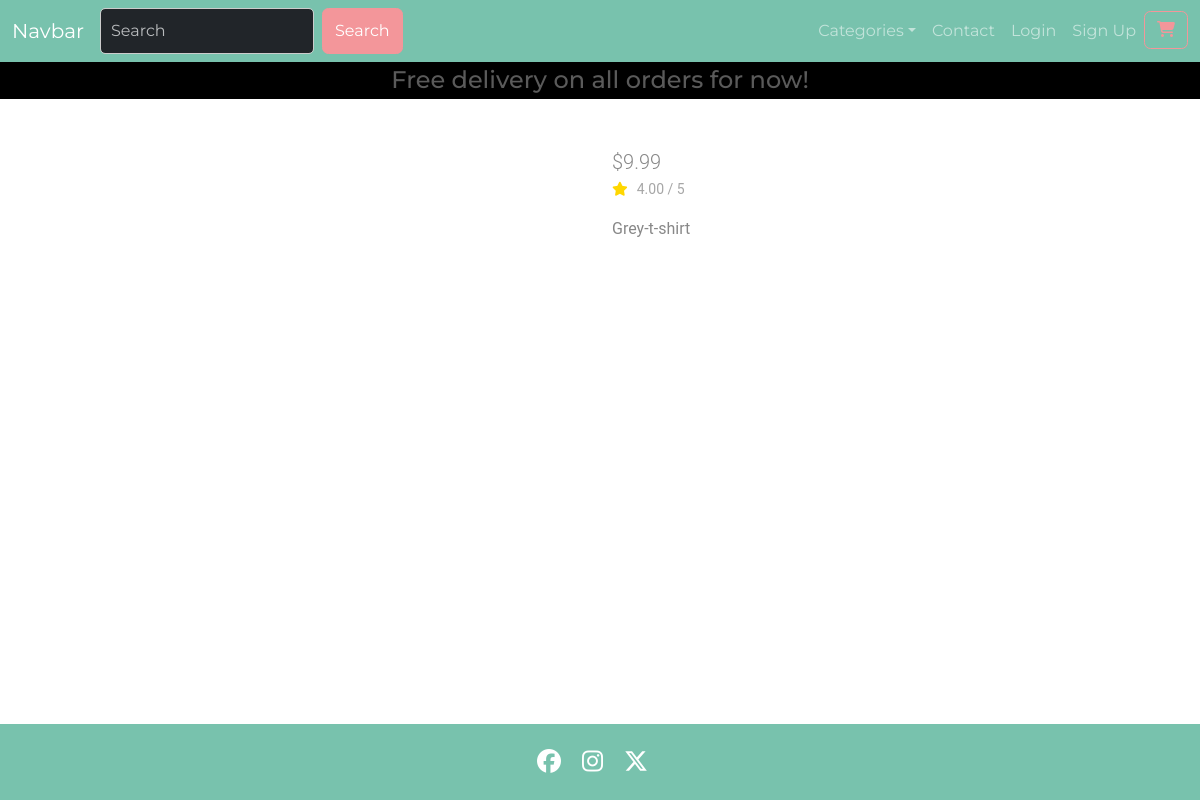
Page /3 on the committed database.
### products/models.py (models this page shows, shortened)
class Product(models.Model):
    category = models.ForeignKey(Category, related_name='products', on_delete=models.CASCADE, null=True)
    title = models.CharField(max_length=250)
    brand = models.CharField(max_length=250, default='un-branded')
    description = models.TextField()
    slug = models.SlugField(max_length=250)
    rating = models.DecimalField(max_digits=6, decimal_places=2, null=True, blank=True)
    price = models.DecimalField(max_digits=10, decimal_places=2,
                                validators=[MinValueValidator(0.1)])
    image = CloudinaryField('image', null=True, blank=True)
    class Meta:
        verbose_name_plural = "products"

### products/views.py (the view)
# urls.py: path('<product_id>', views.product_detail, name='product_detail'),
def product_detail(request, product_id):
    product = get_object_or_404(Product, pk=product_id)
    context = {
        'product': product,
    }
    return render(request, 'products/product_detail.html', context)

### products/templates/products/product_detail.html (shortened to what this page needs)
{% extends "base.html" %} {% load static %}  {% block content %}
<div class="container-fluid">
    <div class="row">
        <div class="col-12 col-md-6 col-lg-4 offset-lg-2">
            <div class="image-container my-5">
            </div>
        </div>
        <div class="col-12 col-md-6 col-lg-4">
            <div class="product-details-container mb-5 mt-md-5">
                <p class="lead mb-0 text-left font-weight-bold">
                    ${{ product.price }}
                </p>
                {% if product.rating %}
                <small class="text-muted"
                    ><i class="fas fa-star mr-1"></i>{{ product.rating }} /
                    5</small
                >
                {% else %}
                <small class="text-muted">No Rating</small>
                {% endif %}
                <p class="mt-3">{{ product.description }}</p>
            </div>
        </div>
    </div>
</div>
{% endblock %}

### static/css/styles.css (style rules this page uses)
html, body { margin: 0; padding: 0; font-family: 'Roboto', sans-serif; box-sizing: border-box; height: 100vh; width: 100vw; display: flex; flex-direction: column; }
.fa-star { color: gold; margin-right: 9px; }

### rows in the picture
Product: price "9.99", rating "4.00", description "Grey-t-shirt"
